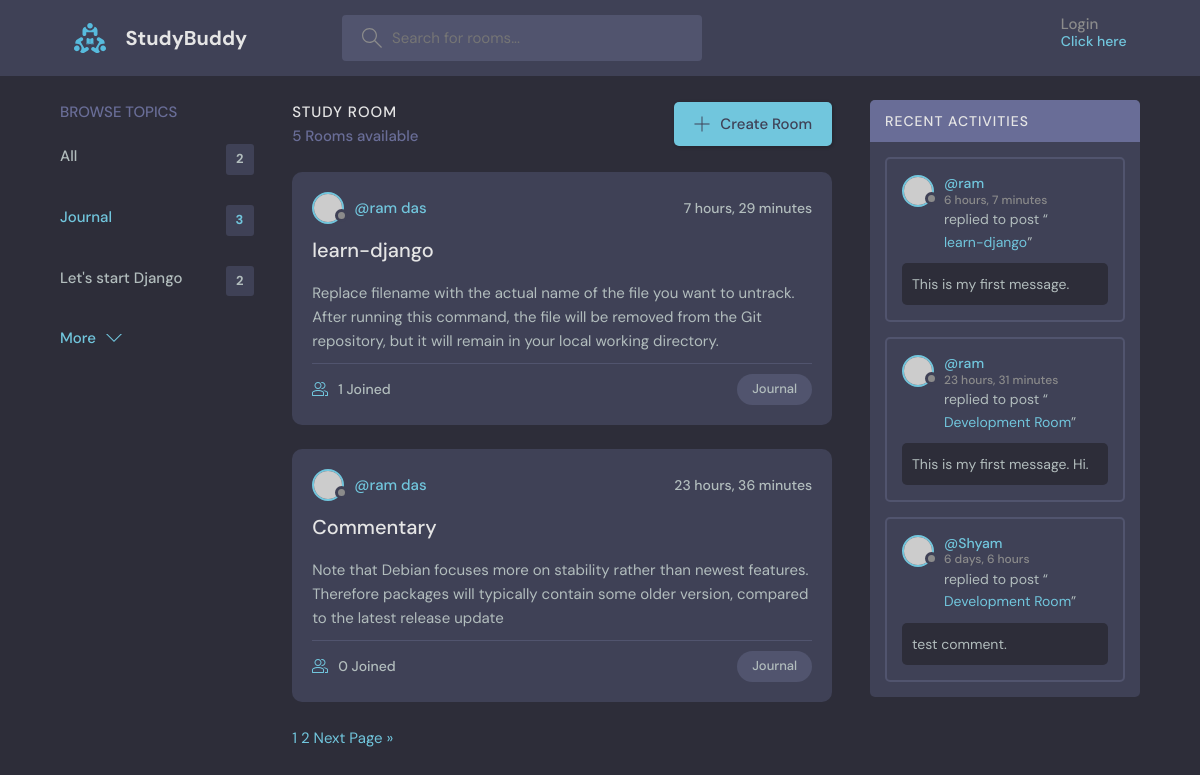
Screenshot of /?q=Journal with the database file from the repository.
### base/models/Topic.py (models this page shows, shortened)
class Topic(models.Model):
    name = models.CharField(max_length=200)

### base/models/Room.py (models this page shows, shortened)
class Room(models.Model):
    host = models.ForeignKey(User, on_delete=models.SET_NULL, null=True)
    topic = models.ForeignKey(Topic, on_delete=models.SET_NULL, null=True)
    name = models.CharField(max_length=200)
    description = models.TextField(max_length=200,blank=True)
    participants = models.ManyToManyField(User, related_name='participants', blank=True, null=True)
    update = models.DateTimeField(auto_now=True)
    create = models.DateTimeField(auto_now_add=True)
    class Meta:
        ordering = ['-update', '-create']

### base/models/Message.py (models this page shows, shortened)
class Message(models.Model):
    user = models.ForeignKey(User, on_delete=models.CASCADE)
    room = models.ForeignKey(Room, on_delete=models.CASCADE)
    body = models.TextField()
    update = models.DateTimeField(auto_now=True)
    create = models.DateTimeField(auto_now_add=True)
    class Meta:
        app_label = "base"

### base/views/HomeView.py (the view)
def home(request):
    q = request.GET.get("q") if request.GET.get("q") is not None else ""
    rooms = Room.objects.filter(
        Q(topic__name__icontains=q) | Q(name__icontains=q) | Q(description__icontains=q)
    )
    page = request.GET.get("page", 1)
    rooms_obj = RoomService.pagination(request, page, rooms)
    rooms_count = Room.objects.count()
    topics = Topic.objects.all()
    all_messages = Message.objects.all().order_by("-create")[:3]
    room_data = []
    for room in rooms_obj:
        participants_count = room.participants.count()
        room_data.append(
            {"room": room, "participants_count": participants_count}
        )
    import os
    print("===> Current file path:", os.path.abspath(__file__))
    print("===> Debugging...> ", rooms_obj)
    context = {
        "topics": topics,
        "rooms_data": room_data,
        "rooms": rooms_obj,
        "rooms_count": rooms_count,
        "all_messages": all_messages,
    }
    return render(request, "base/home.html", context)

### base/services/RoomService.py (called while the page is built)
    def pagination(request, page, obj):
        paginator = Paginator(obj, Config.PAGE_LIMIT_CONSTANT)
        rooms_obj = paginator.page(page)
        return rooms_obj

### base/templates/base/home.html
{% extends 'main-layout.html' %}
{% block content %}
  <main class="layout layout--3">
    <div class="container">
      {% include 'base/components/topics_component.html' %}
      {% include 'base/components/rooms_component.html' %}
      {% include 'base/components/activities_component.html' %}
    </div>
  </main>
{% endblock %}

### base/templates/base/components/topics_component.html
<div class="topics">
    <div class="topics__header">
        <h2>Browse Topics</h2>
    </div>
    <ul class="topics__list">
        <li>
            <a href="{% url 'home' %}" class="{% if request.GET.q == None %}active{% endif %}">All <span>{{topics.count}}</span></a>
        </li>
        {% for topic in topics %}
        <li>
            <a href="{% url 'home' %}?q={{topic.name}}"
               class="{% if request.GET.q == topic.name %}active{% endif %}">{{topic.name}} <span>{{topic.room_set.all.count}}</span></a>
        </li>
        {% endfor %}
    </ul>
    <a class="btn btn--link" href="{% url 'topics' %}">
        More
        <svg version="1.1" xmlns="http://www.w3.org/2000/svg" width="32" height="32" viewBox="0 0 32 32">
            <title>chevron-down</title>
            <path d="M16 21l-13-13h-3l16 16 16-16h-3l-13 13z"></path>
            32` o0-=`
        </svg>
    </a>
</div>

### base/templates/base/components/rooms_component.html (shortened to what this page needs)
<div class="roomList">
    <div class="roomList__header">
        <div>
            <h2>Study Room</h2>
            <p>{{rooms_count}} Rooms available</p>
        </div>
        <a class="btn btn--main" href="{% url 'create-room' %}">
            <svg version="1.1" xmlns="http://www.w3.org/2000/svg" width="32" height="32" viewBox="0 0 32 32">
                <title>add</title>
                <path d="M16.943 0.943h-1.885v14.115h-14.115v1.885h14.115v14.115h1.885v-14.115h14.115v-1.885h-14.115v-14.115z">
                </path>
            </svg>
            Create Room
        </a>
    </div>
    {% for data in rooms_data %}
    <div class="roomListRoom">
        <div class="roomListRoom__header">
            <a href="#" class="roomListRoom__author">
                <div class="avatar avatar--small">
                    <img src="https://randomuser.me/api/portraits/women/11.jpg"/>
                </div>
                <span>@{{data.room.host.first_name}} {{data.room.host.last_name}}</span>
            </a>
            <div class="roomListRoom__actions">
                <span>{{data.room.create | timesince}}</span>
            </div>
        </div>
        <div class="roomListRoom__content">
            <a href="{% url 'room' data.room.id %}">{{data.room.name}}</a>
            <p>{{data.room.description}}</p>
        </div>
        <div class="roomListRoom__meta">
            <a href="data.room.html" class="roomListRoom__joined">
                {{data.participants_count}} Joined
            </a>
            <p class="roomListRoom__topic">{{data.room.topic.name}}</p>
        </div>
    </div>
    {% endfor %}
    {% if request.GET.q != None %}
        {% for num in rooms.paginator.page_range %}
            {% if rooms.number == num %}
                <a href="?page={{ num }}&q={{request.GET.q}}" class="active">{{ num }}</a>
            {% elif num > rooms.number|add:'-3' and num < rooms.number|add:'3' %}
                <a href="?page={{ num }}&q={{request.GET.q}}" >{{ num }}</a>
            {% endif %}
        {% endfor %}
        {% if rooms.has_next %}
            <a href="?page={{ rooms.next_page_number }}&q={{request.GET.q}}">Next Page »</a>
        {% endif %}
    {% endif %}
</div>

### base/templates/base/components/activities_component.html (shortened to what this page needs)
<div class="activities">
    <div class="activities__header">
        <h2>Recent Activities</h2>
    </div>
    {% for message in all_messages %}
        <div class="activities__box">
            <div class="activities__boxHeader roomListRoom__header">
                <a href="#" class="roomListRoom__author">
                    <div class="avatar avatar--small">
                        <img src="https://randomuser.me/api/portraits/women/11.jpg"/>
                    </div>
                    <p>
                        @{{message.user}}
                        <span>{{message.create | timesince}}</span>
                    </p>
                </a>
            </div>
            <div class="activities__boxContent">
                <p>replied to post “<a href="{% url 'room' message.room.id %}">{{message.room.name}}</a>”</p>
                <div class="activities__boxRoomContent">
                    {{message.body}}
                </div>
            </div>
        </div>
    {% endfor %}
</div>

### rows the page displays
Topic: name "Journal", room_set.all.count "3"
Topic: name "Let's start Django", room_set.all.count "2"
Room: room.host.first_name "ram", room.host.last_name "das", room.create "7 hours, 29 minutes", room.name "learn-django", room.description "Replace filename with the actual name of the file you want to untrack. After running this command, the file will be removed from the Git repository, but it will remain in your local working directory.", participants_count "1", room.topic.name "Journal"
Room: room.host.first_name "ram", room.host.last_name "das", room.create "23 hours, 36 minutes", room.name "Commentary", room.description "Note that Debian focuses more on stability rather than newest features. Therefore packages will typically contain some older version, compared to the latest release update", participants_count "0", room.topic.name "Journal"
Message: user "ram", create "6 hours, 7 minutes", room.name "learn-django", body "This is my first message."
Message: user "ram", create "23 hours, 31 minutes", room.name "Development Room", body "This is my first message. Hi."
Message: user "Shyam", create "6 days, 6 hours", room.name "Development Room", body "test comment."

### other values shown
{{ topics.count }} "2"
{{ rooms_count }} "5"
{{ num }} "1"
{{ num }} "2"
